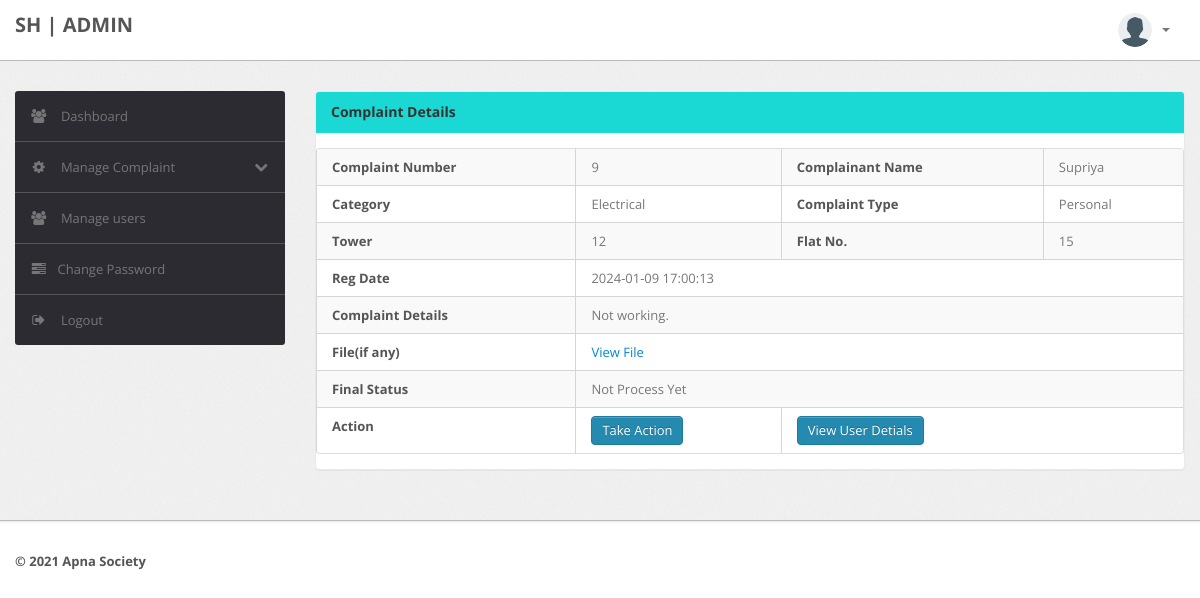
/admin/complaint-details.php?cid=9 (signed in), run on the app's committed database.
### tables this page shows
CREATE TABLE `tblcomplaints` (
  `complaintNumber` int NOT NULL,
  `userId` int DEFAULT NULL,
  `category` varchar(225) DEFAULT NULL,
  `complaintType` varchar(255) DEFAULT NULL,
  `complaintDetails` mediumtext,
  `complaintFile` varchar(255) DEFAULT NULL,
  `regDate` timestamp NULL DEFAULT CURRENT_TIMESTAMP,
  `status` varchar(50) DEFAULT NULL,
  `lastUpdationDate` timestamp NULL DEFAULT NULL ON UPDATE CURRENT_TIMESTAMP
);

CREATE TABLE `users` (
  `id` int NOT NULL,
  `fullName` varchar(255) DEFAULT NULL,
  `userEmail` varchar(255) DEFAULT NULL,
  `password` varchar(255) DEFAULT NULL,
  `contactNo` bigint DEFAULT NULL,
  `tower` text,
  `flatno` tinytext,
  `userImage` varchar(255) DEFAULT NULL,
  `regDate` timestamp NOT NULL DEFAULT CURRENT_TIMESTAMP,
  `updationDate` timestamp NULL DEFAULT NULL ON UPDATE CURRENT_TIMESTAMP,
  `ref` int NOT NULL DEFAULT '0'
);

### admin/complaint-details.php (the view, shortened to what this page needs)
<?php
include('include/config.php');
if(strlen($_SESSION['alogin'])==0)
	{
header('location:index.php');
}
else{
?>
<!DOCTYPE html>
<html lang="en">
<head>
    <link type="text/css" href="bootstrap/css/bootstrap.min.css" rel="stylesheet">
    <link type="text/css" href="bootstrap/css/bootstrap-responsive.min.css" rel="stylesheet">
    <link type="text/css" href="css/theme.css" rel="stylesheet">
    <link type="text/css" href="images/icons/css/font-awesome.css" rel="stylesheet">
</head>
<body>
    <?php include('include/header.php');?>
    <div class="wrapper">
        <div class="container">
            <div class="row">
                <?php include('include/sidebar.php');?>
                <div class="span9">
                    <div class="content">
                        <div class="module">
                            <div class="module-head">
                                <h3>Complaint Details</h3>
                            </div>
                            <div class="module-body table">
                                <table cellpadding="0" cellspacing="0" border="0"
                                    class="datatable-1 table table-bordered table-striped	 display" width="100%">
                                    <tbody>
                                        <?php $st='closed';
$query=mysqli_query($con,"select tblcomplaints.*,users.* from tblcomplaints join users on users.id=tblcomplaints.userId  where tblcomplaints.complaintNumber='".$_GET['cid']."'");
while($row=mysqli_fetch_array($query))
{
?>
                                        <tr>
                                            <td><b>Complaint Number</b></td>
                                            <td><?php echo htmlentities($row['complaintNumber']);?></td>
                                            <td><b>Complainant Name</b></td>
                                            <td> <?php echo htmlentities($row['fullName']);?></td>
                                        </tr>
                                        <tr>
                                            <td><b>Category </b></td>
                                            <td><?php echo htmlentities($row['category']);?></td>
                                            <td><b>Complaint Type</b></td>
                                            <td><?php echo htmlentities($row['complaintType']);?>
                                            </td>
                                        </tr>
                                        <tr>
                                            <td><b>Tower </b></td>
                                            <td><?php echo htmlentities($row['tower']);?></td>
                                            <td><b>Flat No.</b></td>
                                            <td colspan="3"> <?php echo htmlentities($row['flatno']);?></td>
                                        </tr>
                                        <tr>
                                            <td><b>Reg Date</b></td>
                                            <td colspan="5"><?php echo htmlentities($row['regDate']);?>
                                            </td>
                                        </tr>
                                        <tr>
                                            <td><b>Complaint Details </b></td>
                                            <td colspan="5"> <?php echo htmlentities($row['complaintDetails']);?></td>
                                        </tr>
                                        <tr>
                                            <td><b>File(if any) </b></td>
                                            <td colspan="5"> <?php $cfile=$row['complaintFile'];
if($cfile=="" || $cfile=="NULL")
{
  echo "File NA";
}
else{?>
                                                <a href="../users/complaintdocs/<?php echo htmlentities($row['complaintFile']);?>"
                                                    target="_blank" /> View File</a>
                                                <?php } ?>
                                            </td>
                                        </tr>
                                        <tr>
                                            <td><b>Final Status</b></td>
                                            <td colspan="5"><?php if($row['status']=="")
											{ echo "Not Process Yet";
} else if($row['status']=="processed") {
    echo "In Process";}
    else{
										 echo htmlentities($row['status']);
										 }?></td>
                                        </tr>
                                        <tr>
                                            <td><b>Action</b></td>
                                            <td>
                                                <?php if($row['status']=="closed"){
												} else {?>
                                                <a href="updatecomplaint.php?cid=<?php echo htmlentities($row['complaintNumber']);?>"
                                                    title="Update order">
                                                    <button type="button" class="btn btn-primary">Take Action</button>
                                            </td>
                                            </a><?php } ?></td>
                                            <td colspan="4">
                                                <a href="userprofile.php?uid=<?php echo htmlentities($row['userId']);?>"
                                                    title="Update order" target="_blank">
                                                    <button type="button" class="btn btn-primary">View User
                                                        Detials</button></a>
                                            </td>
                                        </tr>
                                        <?php  } ?>
                                </table>
                            </div>
                        </div>
                    </div>
                </div>
            </div>
        </div>
    </div>
    <?php include('include/footer.php');?>
</body>
<?php } ?>

### admin/css/theme.css (style rules this page uses)
body { font-size: 13px; font-family: "Open Sans", Arial, sans-serif; background: #fff; color: #777; }
h1, h2, h3, h4, h5, h6 { color: #333; margin-top: 0; }
h3 { font-size: 20px; }
strong, b { color: #555; }
.wrapper { background: url(../images/bg.png) #eee; border-bottom: 1px solid #bbb; -webkit-box-shadow: 0 1px 2px rgba(0, 0, 0, 0.1); -moz-box-shadow: 0 1px 2px rgba(0, 0, 0, 0.1); box-shadow: 0 1px 2px rgba(0, 0, 0, 0.1); padding: 30px 0; }
select, textarea, input[type="text"], input[type="password"], input[type="datetime"], input[type="datetime-local"], input[type="date"], input[type="month"], input[type="time"], input[type="week"], input[type="number"], input[type="email"], input[type="url"], input[type="search"], input[type="tel"], input[type="color"], .uneditable-input, label, input, button, select, textarea { -webkit-border-radius: 3px; -moz-border-radius: 3px; border-radius: 3px; font-size: 13px; font-family: "Open Sans", Tahoma, Arial, sans-serif; }
.module { background: #fff; -webkit-border-radius: 3px; -moz-border-radius: 3px; border-radius: 3px; border: 1px solid #ccc; border-bottom-color: #bbb; -webkit-box-shadow: 0 0 1px rgba(0, 0, 0, 0.2); -moz-box-shadow: 0 0 1px rgba(0, 0, 0, 0.2); box-shadow: 0 0 1px rgba(0, 0, 0, 0.2); margin-bottom: 30px; }
.btn, .btn-box { -webkit-border-radius: 3px; -moz-border-radius: 3px; border-radius: 3px; }
.btn { font-size: 13px; font-weight: 600; }
.btn { display: inline-block; margin-bottom: 0; font-weight: 400; text-align: center; vertical-align: middle; cursor: pointer; background-image: none; border: 1px solid transparent; white-space: nowrap; padding: 4px 10px; font-size: 13px; line-height: 1.42857; border-radius: 4px; -webkit-user-select: none; -moz-user-select: none; -ms-user-select: none; user-select: none; }
.btn-primary { color: #fff; background-color: #248aaf; border-color: #20799a; }
.table { margin-bottom: 0; }
.table th, .table td { border-color: #d5d5d5 !important; }
.table-bordered thead:first-child tr:first-child > th:first-child, .table-bordered tbody:first-child tr:first-child > td:first-child { -webkit-border-top-left-radius: 2px; -moz-border-radius-topleft: 2px; border-top-left-radius: 2px; }
.table-bordered thead:first-child tr:first-child > th:last-child, .table-bordered tbody:first-child tr:first-child > td:last-child { -webkit-border-top-right-radius: 2px; -moz-border-radius-topright: 2px; border-top-right-radius: 2px; }
.table-bordered thead:last-child tr:last-child > th:first-child, .table-bordered tbody:last-child tr:last-child > td:first-child, .table-bordered tfoot:last-child tr:last-child > td:first-child { -webkit-border-bottom-left-radius: 2px; -moz-border-radius-bottomleft: 2px; border-bottom-left-radius: 2px; }
.table-bordered thead:last-child tr:last-child > th:last-child, .table-bordered tbody:last-child tr:last-child > td:last-child, .table-bordered tfoot:last-child tr:last-child > td:last-child { -webkit-border-bottom-right-radius: 2px; -moz-border-radius-bottomright: 2px; border-bottom-right-radius: 2px; }
.module { box-shadow: 0 0 3px rgba(0, 0, 0, 0.1); border-color: #e9e9e9; margin-bottom: 20px; background-color: #fff; border-radius: 4px; -webkit-box-shadow: 0 1px 1px rgba(0, 0, 0, 0.05); box-shadow: 0 1px 1px rgba(0, 0, 0, 0.05); }
.module-head { color: #767676; background-color: #1ad8d4; border-color: #e9e9e9; padding: 10px 15px; border-bottom: 1px solid transparent; border-top-right-radius: 3px; border-top-left-radius: 3px; }
.module-head h3 { font-size: 14px; line-height: 20px; height: 20px; margin: 0; }
.module-body { padding: 15px; }
.module-body.table { padding: 15px 0; }
.module-body.table .table th, .module-body.table .table td { padding-left: 15px; padding-right: 15px; }
a, a:hover, a:focus { text-decoration: none; outline: none; }

### data on the page
tblcomplaints: complaintNumber "9", userId.fullName "Supriya", category "Electrical", complaintType "Personal", userId.tower "12", userId.flatno "15", userId.regDate "2024-01-09 17:00:13", complaintDetails "Not working.", shows "Not Process Yet"
